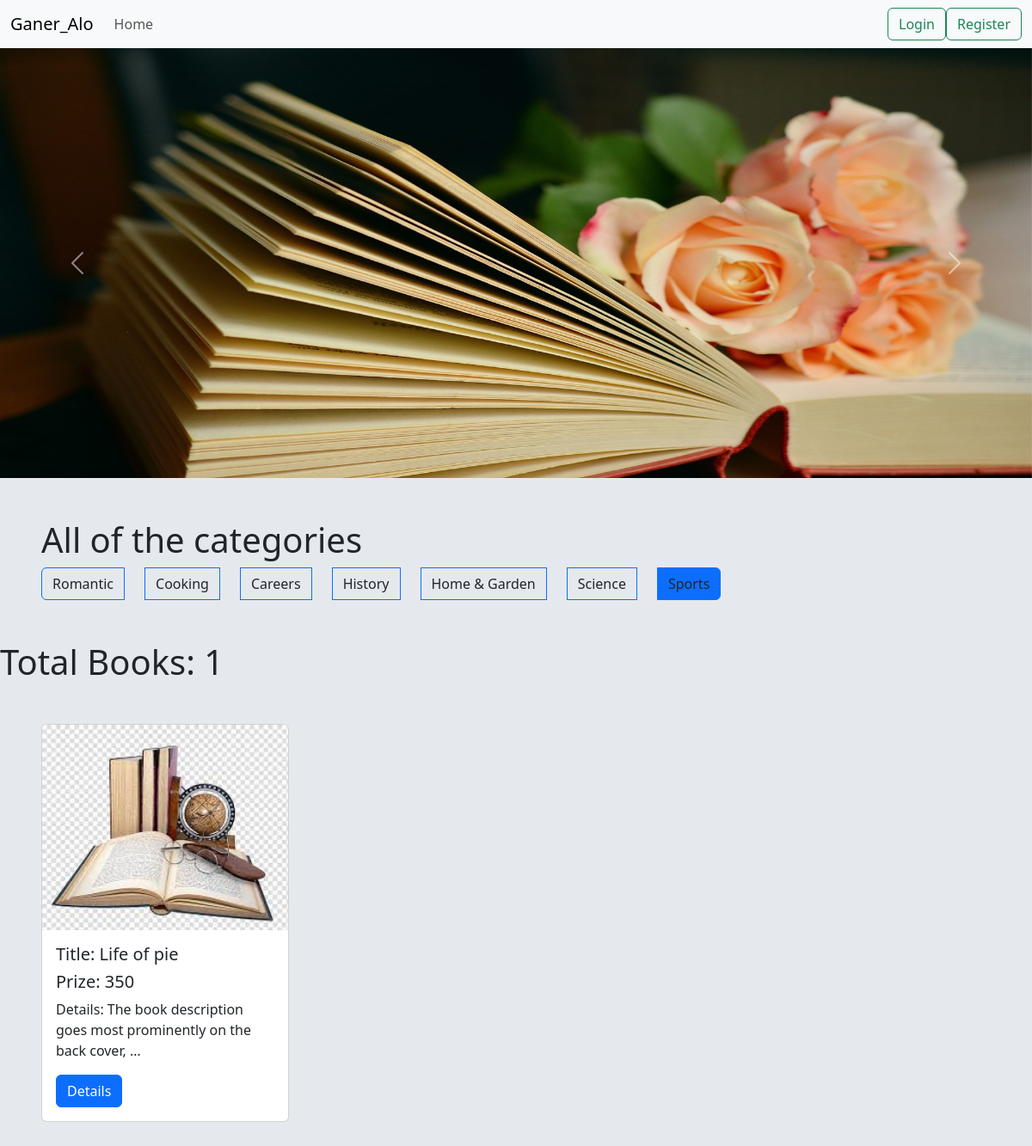
The page /category/careers/ on the database its author committed.
### category/models.py (models this page shows, shortened)
class CategoryModel(models.Model):
    name=models.CharField(max_length=50)
    slug=models.SlugField(max_length=50)

### books/models.py (models this page shows, shortened)
class Books(models.Model):
   user=models.ForeignKey(User, related_name='user',on_delete=models.CASCADE)
   image = models.ImageField(upload_to = 'images/')
   title = models.CharField(max_length = 200)
   prize=models.IntegerField()
   details = models.TextField(default = '')
   category=models.ManyToManyField(CategoryModel)

### gaaneralo/views.py (the view)
# urls.py: path('',views.home, name='home'),
def home(request, category_slug=None):
    data = Books.objects.all()
    if category_slug is not None:
        category = CategoryModel.objects.get(slug=category_slug)
        data = Books.objects.filter(category=category)
    categories = CategoryModel.objects.all()
    return render(request, 'home.html', {'data': data, 'category': categories})

### templates/home.html (shortened to what this page needs)
{% extends 'base.html' %}
{% load static %}
{% block head_title %}Ganner Alo{% endblock %} {% block content %}
<div id="carouselExample" class="carousel slide">
  <div class="carousel-inner">
    <div class="carousel-item active">
      <img src="{% static 'first.jpg' %}" class="d-block w-100" style="height: 500px;" alt="...">
    </div>
  </div>
  <button class="carousel-control-prev" type="button" data-bs-target="#carouselExample" data-bs-slide="prev">
    <span class="carousel-control-prev-icon" aria-hidden="true"></span>
  </button>
  <button class="carousel-control-next" type="button" data-bs-target="#carouselExample" data-bs-slide="next">
    <span class="carousel-control-next-icon" aria-hidden="true"></span>
  </button>
</div>
  <div class="p-5 m-auto">
    <h1>All of the categories</h1>
    <div class="btn-group gap-4" role="group" aria-label="Basic radio toggle button group">
      {% for cat in category %}
      <label class="btn btn-outline-primary" for="{{ cat.id }}">
        <a href="{% url 'category_wise_post' cat.slug %}" class="text-decoration-none text-dark">{{ cat.name }}</a>
      </label>
      {% endfor %}
    </div>
  </div>
  <h1>Total Books: {{data | length}}</h1>
<div class="d-flex flex-wrap align-content-center gap-5 m-5">
  {%for post in data%}
<div class="card " style="width: 18rem;">
  <img src="{{post.image.url}}" class="card-img-top" alt="...">
  <div class="card-body">
    <h5 class="card-title">Title: {{post.title}}</h5>
    <h5 class="card-title">Prize: {{post.prize}}</h5>
    <p class="card-text">Details: {{post.details|truncatewords:10}}</p>
    <a href="{% url 'details' post.id %}" class="btn btn-primary">Details</a>
  </div>
</div>
{%endfor%}
</div>
{% endblock%}

### rows shown on the page
CategoryModel: name "Romantic"
CategoryModel: name "Cooking"
CategoryModel: name "Careers"
CategoryModel: name "History"
CategoryModel: name "Home & Garden"
CategoryModel: name "Science"
CategoryModel: name "Sports"
Books: image (picture), title "Life of pie", prize "350", details "The book description goes most prominently on the back cover, …"

### other values the page prints
{{ data | length }} "1"
